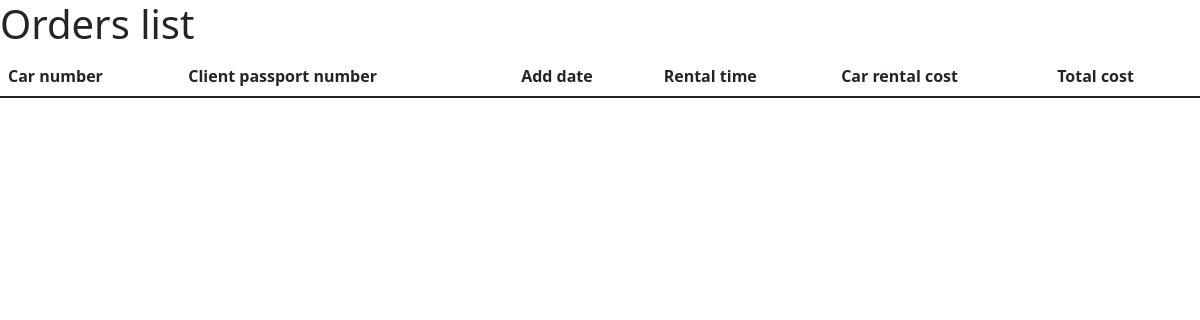
Page /orders-list on the earlier database version.
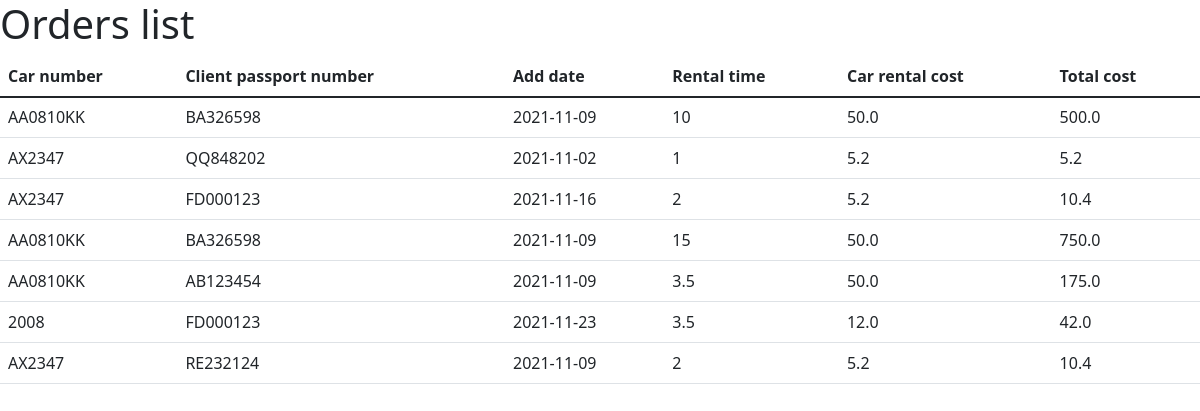
Same page on the later database version.
### main.py (models this page shows, shortened)
class Orders(db.Model):
    id = db.Column(db.Integer, primary_key=True)
    add_date = db.Column(db.String(45), nullable=False)  # db.Column(db.DateTime, default=datetime.utcnow)
    rental_time = db.Column(db.Integer, nullable=False)
    client_id = db.Column(db.String(30), db.ForeignKey('clients.id'))
    car_id = db.Column(db.String(30), db.ForeignKey('cars.id'))

class Cars(db.Model):
    id = db.Column(db.Integer, primary_key=True)
    number = db.Column(db.String(30), nullable=False)
    description = db.Column(db.String(90), nullable=False)
    rental_cost = db.Column(db.Float(), nullable=False)

class Clients(db.Model):
    id = db.Column(db.Integer, primary_key=True)
    passport_number = db.Column(db.String(30), nullable=False)
    first_name = db.Column(db.String(45), nullable=False)
    last_name = db.Column(db.String(45), nullable=False)
    registration_date = db.Column(db.String(45), nullable=False)

### main.py (the view)
@rental_cars.route('/orders-list')
def orders_list():
    g.db = sqlite3.connect('rental_cars.db')
    cur = g.db.execute('SELECT number, passport_number, add_date, rental_time, rental_cost FROM (SELECT * FROM orders INNER JOIN clients ON orders.client_id = clients.id INNER JOIN cars ON orders.car_id = cars.id)')
    linked = cur.fetchall()
    g.db.close()
    list_of_lists = [list(elem) for elem in linked]  # Add column "Total cost" = rental_time * car_rental_cost
    for i in list_of_lists:
        i.append(float(i[-1]) * float(i[-2]))
    list_of_tuples = [tuple(elem) for elem in list_of_lists]
    return render_template('orders-list.html', list_of_tuples=list_of_tuples)

### templates/orders-list.html (shortened to what this page needs)
{% extends 'documentation/html_prototype/static_prototype.html' %}
{% block body %}
<h1>Orders list</h1>
<table class="table">
    <thead>
        <tr>
            <th scope="col">Car number</th>
            <th scope="col">Client passport number</th>
            <th scope="col">Add date</th>
            <th scope="col">Rental time</th>
            <th scope="col">Car rental cost</th>
            <th scope="col">Total cost</th>
        </tr>
    </thead>
    <tbody>
        <tr>
            {% for row in list_of_tuples %}
                <tr>
                    <td>{{ row[0] }}</td>
                    <td>{{ row[1] }}</td>
                    <td>{{ row[2] }}</td>
                    <td>{{ row[3] }}</td>
                    <td>{{ row[4] }}</td>
                    <td>{{ row[5] }}</td>
                </tr>
            {% endfor %}
        </tr>
  </tbody>
</table>
{% endblock %}

### templates/documentation/html_prototype/static_prototype.html (shortened to what this page needs)
<!doctype html>
<html lang="en">
<head>
    <link rel="stylesheet" href="{{ url_for('static', filename='css/main.css') }}">
    <link rel="stylesheet" href="https://cdn.jsdelivr.net/npm/bootstrap@5.1.3/dist/css/bootstrap.min.css">
</head>
<body>
    {% block body %}{% endblock %}
</body>
</html>

Differences in the rows shown:
added Orders: number "AA0810KK", passport_number "BA326598", add_date "2021-11-09", rental_time "10", rental_cost "50.0", row "500.0"
added Orders: number "AX2347", passport_number "QQ848202", add_date "2021-11-02", rental_time "1", rental_cost "5.2", row "5.2"
added Orders: number "AX2347", passport_number "FD000123", add_date "2021-11-16", rental_time "2", rental_cost "5.2", row "10.4"
added Orders: number "AA0810KK", passport_number "BA326598", add_date "2021-11-09", rental_time "15", rental_cost "50.0", row "750.0"
added Orders: number "AA0810KK", passport_number "AB123454", add_date "2021-11-09", rental_time "3.5", rental_cost "50.0", row "175.0"
added Orders: number "2008", passport_number "FD000123", add_date "2021-11-23", rental_time "3.5", rental_cost "12.0", row "42.0"
added Orders: number "AX2347", passport_number "RE232124", add_date "2021-11-09", rental_time "2", rental_cost "5.2", row "10.4"
